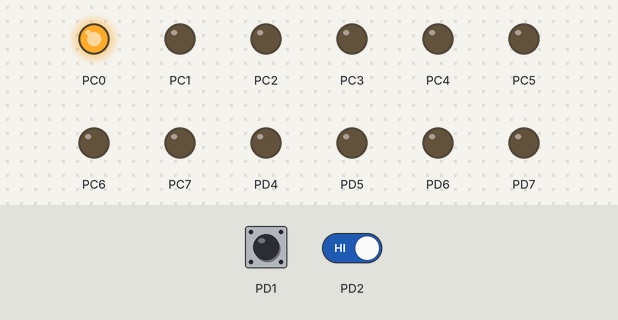
Simulated run of this program. Board: ATmega128, built with avr-gcc and emulated at 8 MHz. Shown: output pins drawn as LEDs (lit = HIGH). The inputs (shaded band) are chosen by the test bench; at power-on: PD1 LOW, PD2 HIGH.

Above: at 1.2 s.
1.3 s: PD1 driven HIGH
At 1.7 s:
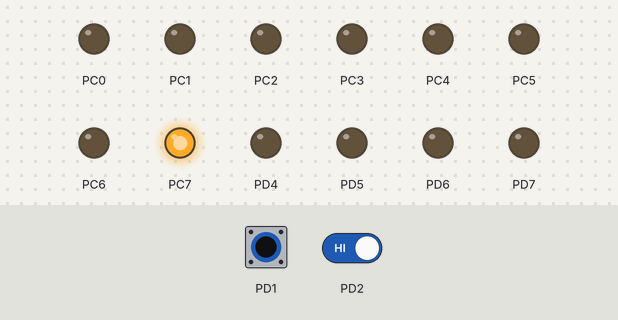
2.8 s: PD2 driven LOW
At 4.0 s:
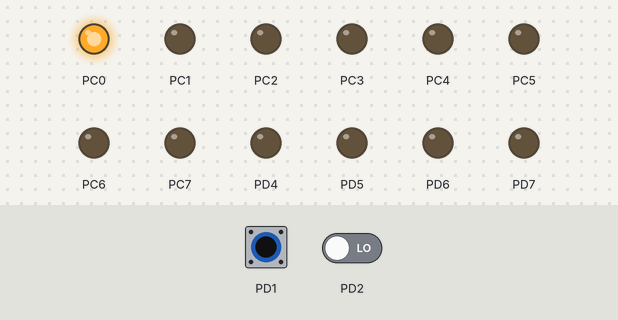
4.3 s: PD1 pulsed LOW 5 times (0.12 s each, 0.3 s apart)
At 6.9 s:
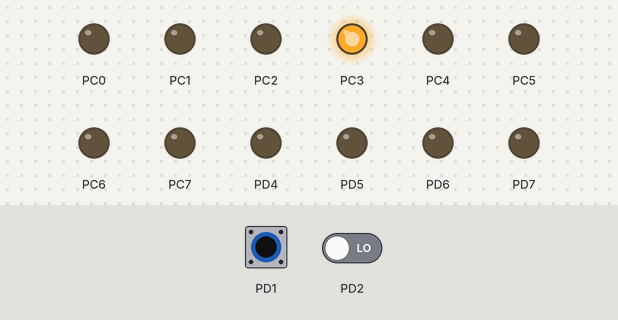
7.3 s: PD1 pulsed LOW 2 times (0.12 s each, 0.3 s apart)
At 8.5 s:
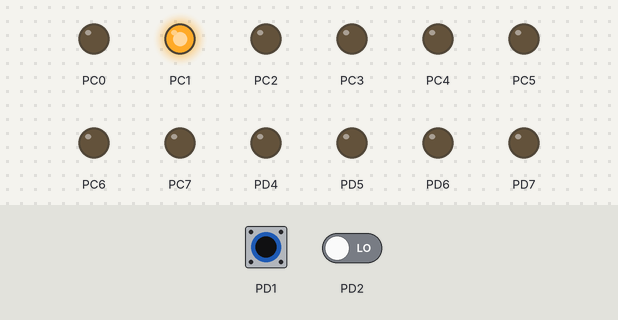
Timing chart, 0 to 10.3 s (numbered marks = the images above; inputs shaded):
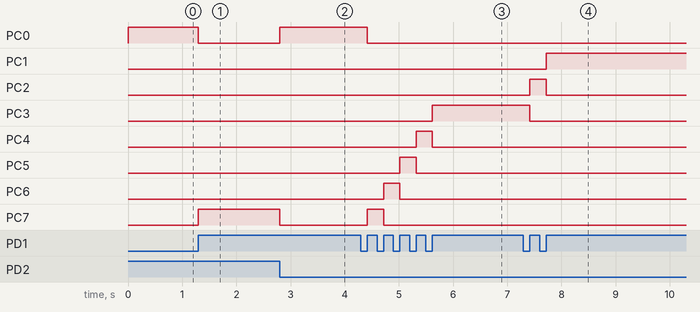

Measured:
- after the input at 1.3 s, PC0: HIGH → LOW at once; PC7: LOW → HIGH at once
- after the input at 2.8 s, PC0: LOW → HIGH at once; PC7: HIGH → LOW at once
- after the input at 4.3 s, PC0: HIGH → LOW after 0.12 s; PC3: LOW → HIGH after 1.3 s; PC4: LOW → HIGH after 1.0 s, → LOW 0.30 s later; PC5: LOW → HIGH after 0.72 s, → LOW 0.30 s later; PC6: LOW → HIGH after 0.42 s, → LOW 0.30 s later
- after the input at 7.3 s, PC1: LOW → HIGH after 0.42 s; PC2: LOW → HIGH after 0.12 s, → LOW 0.30 s later; PC3: HIGH → LOW after 0.12 s

The program:

main.c
```c
/*
 * AssignmentB2.c
 *
 * Created: 9/2/2017 1:01:37 PM
 * Author : Kadir Seker, Christian Paans and Berend Vet
 */

#define F_CPU 8000000

#include <avr/io.h>
#include <util/delay.h>
#include <avr/interrupt.h>

void wait( int ms )
{
	for (int i=0; i<ms; i++)
	{
		_delay_ms( 1 );		// library function (max 30 ms at 8MHz)
	}
}

ISR( INT1_vect )
{
	if(PORTC & 1)
		PORTC = 128;
	else
		PORTC = PORTC/2;
}

ISR( INT2_vect )
{
	if(PORTC & 128)
		PORTC = 1;
	else
		PORTC = PORTC*2;
}

int main( void )
{
	// Init I/O
	DDRD = 0xF0;			// PORTD(7:4) output, PORTD(3:0) input
	DDRC = 0xFF;
	PORTC = 1;

	// Init Interrupt hardware
	EICRA |= 0x2C;			// INT2 falling edge, INT1 rising edge
	EIMSK |= 0x06;			// Enable INT2 & INT1
	sei();

	while (1)
	{
		//Empty because the assignment requires it. The purpose is
		//to manipulate the lights with the interrupts only.
	}

	return 1;
}
```
